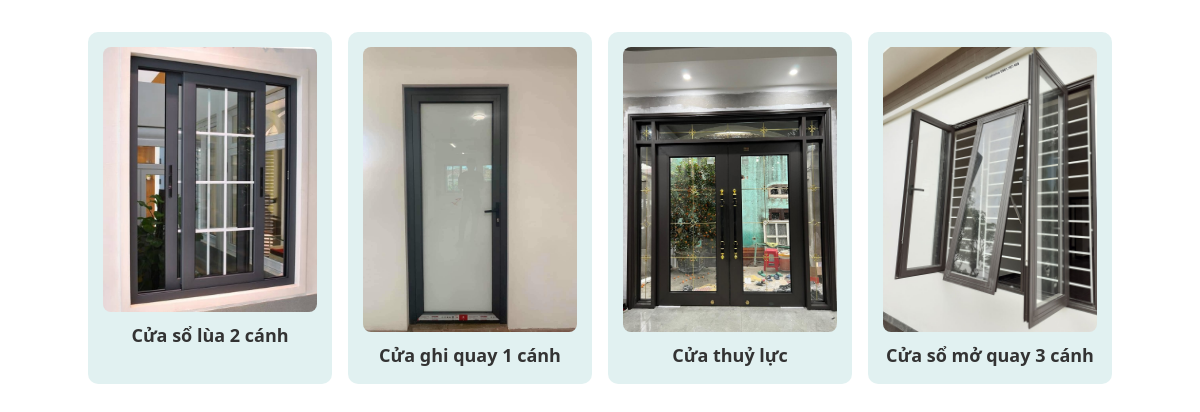
Page /public/anhdang.php on the committed database.
### tables this page shows
CREATE TABLE `products` (
  `product_id` int(11) NOT NULL,
  `category_id` int(11) NOT NULL,
  `product_name` varchar(255) NOT NULL,
  `description` text DEFAULT NULL,
  `status` tinyint(4) NOT NULL DEFAULT 1,
  `created_at` timestamp NOT NULL DEFAULT current_timestamp(),
  `updated_at` timestamp NOT NULL DEFAULT current_timestamp() ON UPDATE current_timestamp(),
  `image_url` varchar(500) DEFAULT NULL
);

### public/anhdang.php (the view, shortened to what this page needs)
<?php
include './includes/database.php';
?>
<!DOCTYPE html>
<html lang="en">
<head>
    <script src="https://cdn.tailwindcss.com"></script>
    <link rel="stylesheet" href="https://cdnjs.cloudflare.com/ajax/libs/font-awesome/5.15.3/css/all.min.css">
</head>
<body>
    <div class="container mx-auto py-8">
        <div class="grid grid-cols-2 sm:grid-cols-2 md:grid-cols-3 lg:grid-cols-4 gap-4">
            <?php
            $sql = "SELECT * FROM products WHERE category_id=2  ORDER BY product_id DESC LIMIT 4";
            $result = $conn->query($sql);
            if ($result->num_rows > 0) {
                while ($row = $result->fetch_assoc()) {
                    ?>
                    <div class="col-inner fade-in product-box"
                        style="background-color: #bde1e175; padding: 15px; border-radius: 10px;">
                        <a class="image-lightbox lightbox-gallery"
                            title="">
                            <div class="box has-hover gallery-box box-overlay dark">
                                <div class="box-image">
                                    <img class="w-full h-auto product-box-image"
                                        src="<?php echo htmlspecialchars($row['image_url']); ?>"
                                        alt="<?php echo htmlspecialchars($row['product_name']); ?>">
                                </div>
                            </div>
                        </a>
                        <p class="product-box-name"><?php echo htmlspecialchars($row['product_name']); ?></p>
                    </div>
                    <?php
                }
            } else {
                echo "<p>Không có sản phẩm nào.</p>";
            }
            ?>
        </div>
    </div>
</body>
</html>

### public/anhdang.php (style rules this page uses)
.fade-in { opacity: 0; transform: translateY(20px); transition: opacity 1s ease-out, transform 1s ease-out; }
.fade-in.show { opacity: 1; transform: translateY(0); }
.product-box-image { border-radius: 8px; width: 100%; height: auto; object-fit: cover; }
.product-box-name { text-align: center; font-size: 18px; font-weight: bold; color: #333; margin-top: 10px; }

### rows in the picture
products: image_url (picture), product_name "Cửa sổ lùa 2 cánh"
products: image_url (picture), product_name "Cửa ghi quay 1 cánh"
products: image_url (picture), product_name "Cửa thuỷ lực"
products: image_url (picture), product_name "Cửa sổ mở quay 3 cánh"
